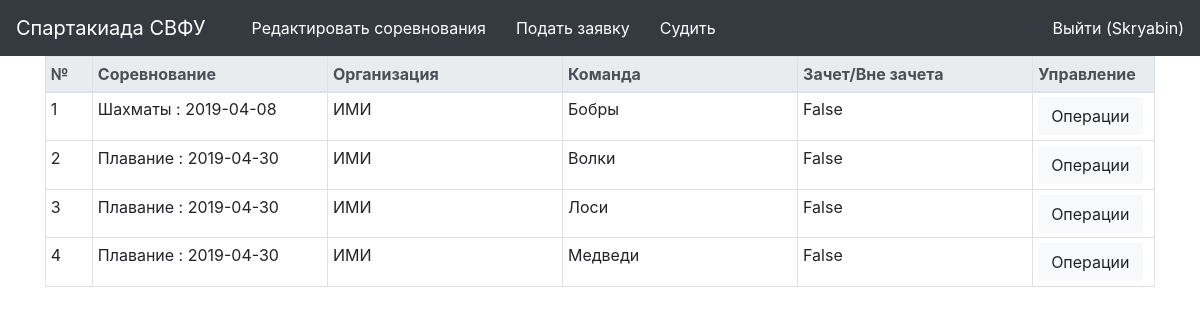
Page /CM/teamtable/ (signed in) on the committed database.
### sport/models.py (models this page shows, shortened)
class Team(models.Model):
    competition = models.ForeignKey(Sport, verbose_name="Вид Спорта", db_index=True, on_delete=models.CASCADE)
    organization = models.ForeignKey(Department, verbose_name="Организация", db_index=True, on_delete=models.CASCADE)
    name = models.CharField(max_length=100, verbose_name= "Название команды", unique=True)
    not_resultable = models.BooleanField(verbose_name='Вне зачета', default=False)

class Competition(models.Model):
    date = models.DateField(verbose_name = "Дата соревнования", default=datetime.date.today())
    place = models.ForeignKey(Place, verbose_name = "Место проведения", null = True, blank = True, on_delete = models.CASCADE)
    sport = models.ForeignKey(Sport, verbose_name = "Вид Спорта", db_index = True, on_delete = models.CASCADE)
    result = models.BooleanField(verbose_name="Проведено", default = False)
    def __str__(self):
        return self.sport.name + ' : ' + str(self.date)

class Sport(models.Model):
    type = models.CharField(choices=SportType, verbose_name="Тип спорта", max_length=10)
    name = models.CharField(verbose_name="Вид спорта", max_length=200, db_index=True)
    class Meta:
        ordering = ['name']
        verbose_name = "вид спорта"
        verbose_name_plural = "виды спорта"

class Department(models.Model):
    name = models.CharField(max_length=100, verbose_name="Организация", db_index=True)
    def __str__(self):
        return self.name

### sport/views.py (the view)
# urls.py: path('teamtable/', views.teamtable, name='team_table'), # Таблица: список-заявок
def teamtable(request):
    teams = Team.objects.all()
    context={
        'teams': teams,
    }
    return render(request, 'sport/teamtable.html', context)

### sport/template/sport/teamtable.html (shortened to what this page needs)
{% extends "sport/index.html" %}
{% block teamtable %}
<div class="container">
        <div>
            <table class="table table-hover table-bordered table-sm table-justified">
                <thead class="active thead-light">
                        <th class="table-warning" style="width: 4%">№</th>
                        <th style="width: 20%">Соревнование</th>
                        <th style="width: 20%">Организация</th>
                        <th style="width: 20%">Команда</th>
                        <th style="width: 20%">Зачет/Вне зачета</th>
                        <th style="width: 10%">Управление</th>
                </thead>
                <tbody>
                    {% for t in teams %}
                    <tr>
                            <td>{{ forloop.counter }}</td>
                            <td>{{t.competition}} </td>
                            <td>{{t.organization}}</td>
                            <td>{{t.name}} </td>
                            <td>{{t.not_resultable}}</td>
                            <td>
                                <div class="dropdown">
                                    <a class="btn btn-light dropdown-toggle-none" role="button" id="dropdownMenuLink" data-toggle="dropdown" aria-haspopup="true" aria-expanded="false">
                                        Операции
                                    </a>
                                </div>
                            </td>
                    </tr>
                    {% endfor %}
                </tbody>
            </table>
        </div>
</div>
{% endblock %}

### templates/header.html (shortened to what this page needs)
<nav class="navbar navbar-expand-sm bg-dark navbar-dark">
  <a class="navbar-brand" href="/">Спартакиада СВФУ</a>
  {% if user.is_authenticated %}
  <ul class="navbar-nav">
    <li class="nav-item acive"><a href="{% url 'sport:competition' %}" style="color: white; text-decoration: none;">Редактировать соревнования</a></li>
    <li class="nav-item acive"><a href="{% url 'sport:team_table' %}" style="color: white; text-decoration: none;">Подать заявку</a></li>
    <li class="nav-item acive"><a href="{% url 'sport:teamResultCreate' %}" style="color: white; text-decoration: none;">Судить</a></li>
  </ul>
  {% endif %}
  <div id="my-nav" class="collapse navbar-collapse justify-content-end">
    <ul class="navbar-nav">
      {% if user.is_authenticated %}
      <li class="nav-item acive"> <a href="/auth/logout" style="color: white; text-decoration: none;">Выйти ({{ user.username }})</a> </li>
      {% else %}
      <li> <a href="/auth/login" style="color: white; text-decoration: none;">Войти</a> </li>
      {% endif %}
    </ul>
  </div>
</nav>

### static0/css/style/style.css (style rules this page uses)
.nav-item { padding-left: 30px; }

### rows in the picture
Team: competition "Шахматы : 2019-04-08", organization "ИМИ", name "Бобры", not_resultable "False"
Team: competition "Плавание : 2019-04-30", organization "ИМИ", name "Волки", not_resultable "False"
Team: competition "Плавание : 2019-04-30", organization "ИМИ", name "Лоси", not_resultable "False"
Team: competition "Плавание : 2019-04-30", organization "ИМИ", name "Медведи", not_resultable "False"

### other values in the picture
{{ user.username }} "Skryabin"
